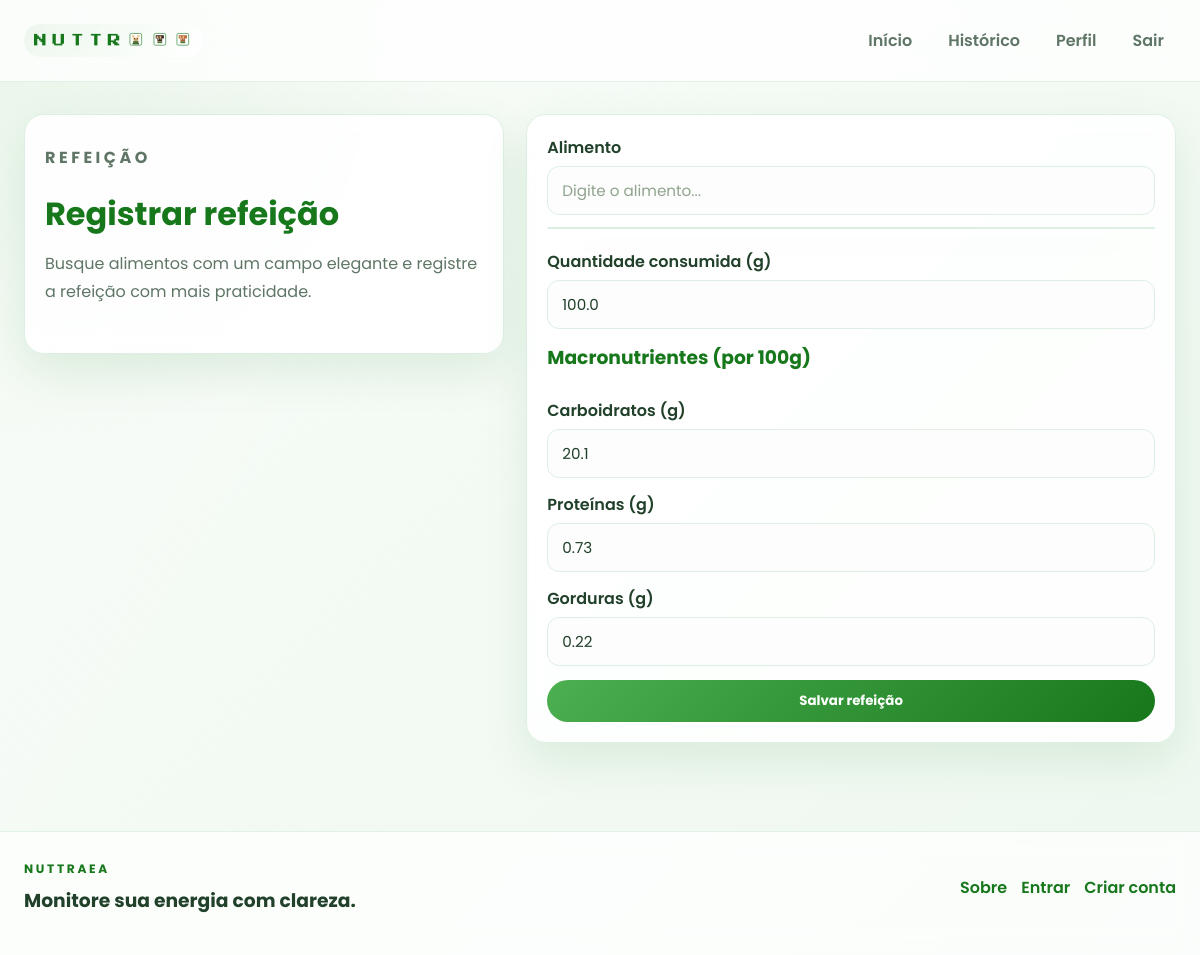
The page /refeicoes/editar/84/ (signed in) on the database its author committed.
### refeicoes/models.py (models this page shows, shortened)
class Refeicao(models.Model):
    user = models.ForeignKey(User, on_delete=models.CASCADE)
    nome = models.CharField(max_length=200)
    quantidade = models.FloatField()
    carboidratos = models.FloatField(default=0)
    proteinas = models.FloatField(default=0)
    gorduras = models.FloatField(default=0)
    data = models.DateTimeField(auto_now_add=True)

### refeicoes/views.py (the view)
# urls.py: path("editar/<int:id>/", views.editar_refeicao, name="editar_refeicao"),
@login_required
def editar_refeicao(request, id):
    refeicao = get_object_or_404(Refeicao, id=id, user=request.user)
    if request.method == "POST":
        form = RefeicaoForm(request.POST, instance=refeicao)
        if form.is_valid():
            form.save()
            messages.success(request, "Refeição atualizada.")
            return redirect("dashboard")
    else:
        form = RefeicaoForm(instance=refeicao)
    return render(request, "refeicoes/form.html", {"form": form})

### refeicoes/forms.py
class RefeicaoForm(forms.ModelForm):
    class Meta:
        model = Refeicao
        fields = [
            "nome",
            "quantidade",
            "carboidratos",
            "proteinas",
            "gorduras",
        ]
        widgets = {
            "nome": forms.TextInput(attrs={
                "placeholder": "Ex: Feijão cozido"
            }),
            "quantidade": forms.NumberInput(attrs={
                "placeholder": "Quantidade consumida (g)"
            }),
            "carboidratos": forms.NumberInput(attrs={
                "placeholder": "Carboidratos por 100g"
            }),
            "proteinas": forms.NumberInput(attrs={
                "placeholder": "Proteínas por 100g"
            }),
            "gorduras": forms.NumberInput(attrs={
                "placeholder": "Gorduras por 100g"
            }),
        }
    def __init__(self, *args, **kwargs):
        super().__init__(*args, **kwargs)
        self.fields["carboidratos"].required = False
        self.fields["proteinas"].required = False
        self.fields["gorduras"].required = False

### core/context_processors.py (called while the page is built)
def static_version(request):
    return {
        "STATIC_VERSION": getattr(settings, "STATIC_VERSION", "1")
    }

### refeicoes/templates/refeicoes/form.html (shortened to what this page needs)
{% extends "base.html" %}
{% block content %}
<div class="meal-shell reveal">
  <div class="card meal-intro">
    <p class="eyebrow">Refeição</p>
    <h1>Registrar refeição</h1>
    <p class="subtle-text">Busque alimentos com um campo elegante e registre a refeição com mais praticidade.</p>
  </div>
  <div class="card meal-form-card">
    <form method="POST" class="modern-form">
      <div class="form-group">
        <label>Alimento</label>
        <input
          type="text"
          name="nome"
          id="id_nome"
          placeholder="Digite o alimento..."
          autocomplete="off"
          required
        >
        <div id="sugestoes" class="sugestoes"></div>
      </div>
      <div class="form-group">
        <label>Quantidade consumida (g)</label>
        {{ form.quantidade }}
      </div>
      <h3>Macronutrientes (por 100g)</h3>
      <div class="form-group">
        <label>Carboidratos (g)</label>
        {{ form.carboidratos }}
      </div>
      <div class="form-group">
        <label>Proteínas (g)</label>
        {{ form.proteinas }}
      </div>
      <div class="form-group">
        <label>Gorduras (g)</label>
        {{ form.gorduras }}
      </div>
      <button type="submit" class="btn btn-primary">Salvar refeição</button>
    </form>
  </div>
</div>
{% endblock %}

### alimentacao/static/css/styles.css (style rules this page uses)
:root { --verde: #4CAF50; --verde-escuro: #16771b; --verde-claro: #e8f7eb; --fundo: #f5f8f6; --card: rgba(255,255,255,0.94); --texto: #22412b; --cinza: #5f7566; --borda: #dcefe2; --sombra: 0 18px 45px rgba(22, 119, 27, 0.10); --radius: 24px; }
* { margin: 0; padding: 0; box-sizing: border-box; font-family: 'Poppins', sans-serif; }
html { scroll-behavior: smooth; }
body { background: radial-gradient(circle at top left, rgba(76, 175, 80, 0.12), transparent 30%), linear-gradient(135deg, #f8fcf8 0%, #eef8ef 100%); color: var(--texto); min-height: 100vh; }
body::before { content: ''; position: fixed; inset: 0; background: linear-gradient(120deg, rgba(255,255,255,0.24), transparent 45%); pointer-events: none; }
.eyebrow { text-transform: uppercase; letter-spacing: 0.22em; color: var(--verde-escuro); font-size: 0.76rem; font-weight: 700; margin-bottom: 8px; }
.page-header h1, .page-header h2, .section-heading h2, .hero-copy h1, .hero-copy h2, .card h2, .card h3, .feature-card h3, .step-card h3, .testimonial-card h3, .auth-panel h2, .auth-panel h3, .meal-intro h1, .profile-summary h2 { color: var(--verde-escuro); margin-bottom: 12px; }
.reveal { opacity: 0; transform: translateY(16px); transition: opacity 0.6s ease, transform 0.6s ease; }
.reveal.visible { opacity: 1; transform: translateY(0); }
.card, .hero-panel, .feature-card, .empty-state, .auth-panel, .timeline-card, .meal-intro, .profile-summary, .testimonial-card, .cta-panel, .step-card { background: var(--card); border: 1px solid var(--borda); border-radius: var(--radius); box-shadow: var(--sombra); backdrop-filter: blur(10px); }
.card { padding: 24px; margin-bottom: 22px; transition: transform 0.2s ease, box-shadow 0.2s ease; }
.hero-copy p, .subtle-text, .feature-card p, .step-card p, .testimonial-card p, .auth-panel p, .profile-summary p, .meal-intro p { color: var(--cinza); font-size: 1rem; line-height: 1.75; margin-bottom: 18px; }
.btn, button { display: inline-flex; align-items: center; justify-content: center; border: none; border-radius: 999px; padding: 11px 18px; font-weight: 700; text-decoration: none; cursor: pointer; transition: transform 0.2s ease, box-shadow 0.2s ease; position: relative; overflow: hidden; }
.btn-primary, button { background: linear-gradient(135deg, var(--verde) 0%, var(--verde-escuro) 100%); color: white; }
.mini-card, .metric-card, .feedback-card, .step-card, .testimonial-card, .auth-panel, .profile-summary, .meal-intro, .profile-form-card, .meal-form-card { padding: 20px; border-radius: 20px; background: rgba(255,255,255,0.86); border: 1px solid var(--borda); }
.auth-shell, .profile-shell, .meal-shell { display: grid; grid-template-columns: 0.85fr 1.15fr; gap: 22px; align-items: start; }
.auth-illustration, .profile-summary, .meal-intro { min-height: 240px; display: flex; flex-direction: column; justify-content: center; }
.modern-form { display: grid; gap: 14px; }
.form-group { display: grid; gap: 6px; }
label { font-weight: 600; color: var(--texto); }
input, select, textarea { width: 100%; border: 1px solid var(--borda); border-radius: 12px; padding: 12px 14px; font-size: 0.95rem; color: var(--texto); background: #fcfdfc; transition: border-color 0.2s ease, box-shadow 0.2s ease, transform 0.2s ease; }
input::placeholder, textarea::placeholder { color: #8fa38d; }
.sugestoes { background: #fff; border: 1px solid var(--borda); border-radius: 12px; max-height: 180px; overflow-y: auto; box-shadow: var(--sombra); margin-top: 6px; }
form { display: grid; gap: 14px; }
input, select, textarea { width: 100%; border: 1px solid var(--borda); border-radius: 12px; padding: 12px 14px; font-size: 0.95rem; color: var(--texto); background: #fcfdfc; }
.sugestoes { background: #fff; border: 1px solid var(--borda); border-radius: 12px; max-height: 160px; overflow-y: auto; box-shadow: var(--sombra); }

### rows shown on the page
Refeicao: quantidade "100.0", carboidratos "20.1", proteinas "0.73", gorduras "0.22"
